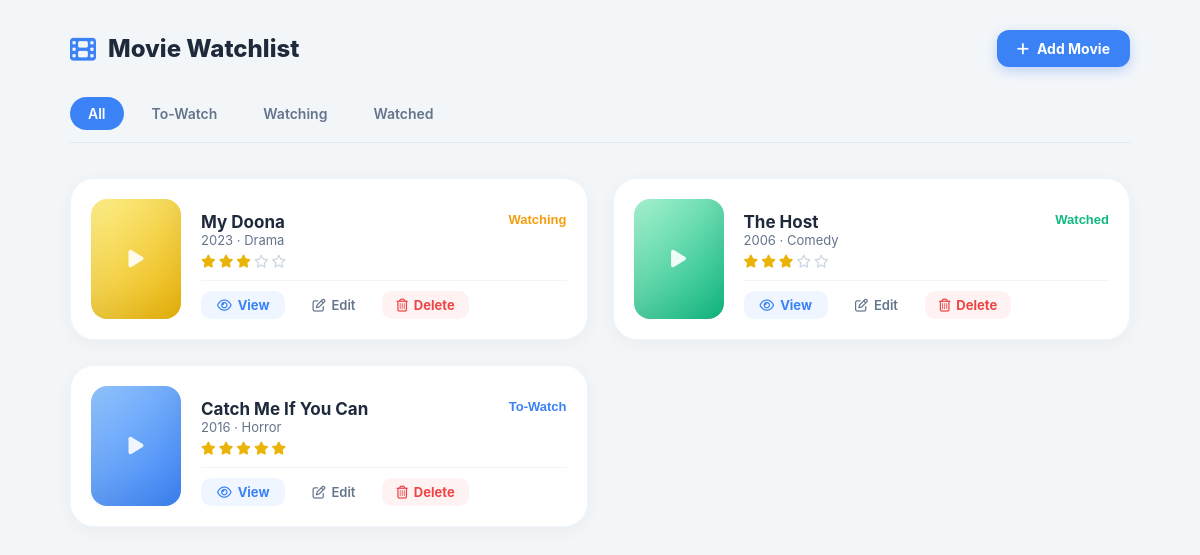
Before: /movies with the older database file.
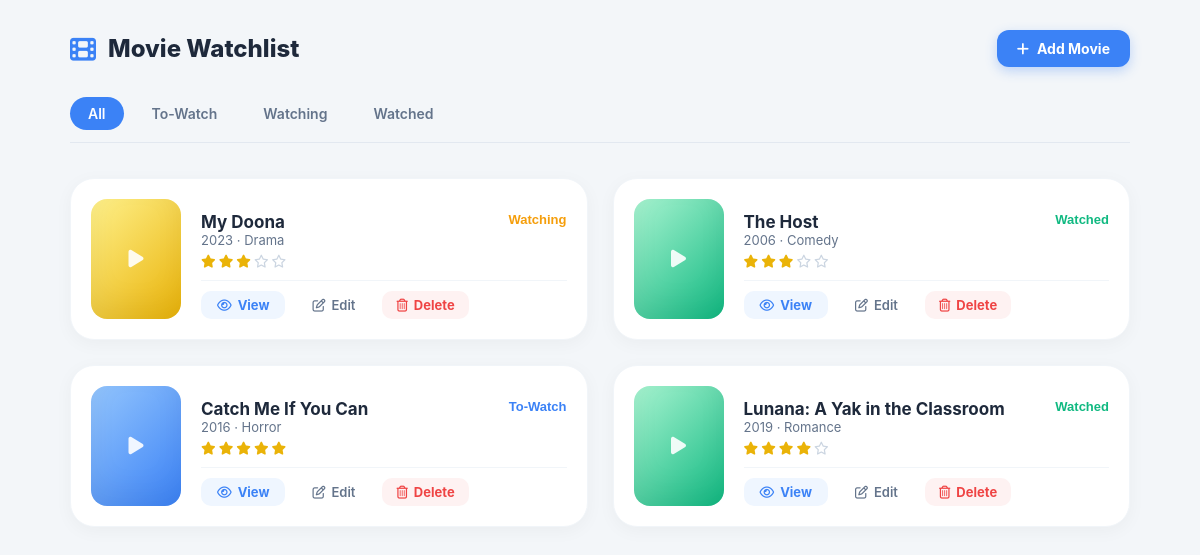
After: the same page with the newer database file.
### tables this page shows
CREATE TABLE movies (
            id INTEGER PRIMARY KEY AUTOINCREMENT,
            title TEXT NOT NULL,
            genre TEXT,
            release_year INTEGER,
            rating INTEGER,
            status TEXT NOT NULL,
            notes TEXT
        );

### endpoint/movies.py (the view)
@movies_bp.route('/movies', methods=['GET', 'POST'])
def index():
    movies = get_all_movies_service()
    return render_template('index.html', movies=movies)

### business_logic/movie_service.py (called while the page is built)
def get_all_movies_service():
    conn = get_db_connection()
    rows = conn.execute('SELECT * FROM movies').fetchall()
    conn.close()
    return [Movie.from_row(row) for row in rows]

### data_access/movie_repository.py (called while the page is built)
def get_db_connection():
    conn = sqlite3.connect(DATABASE)
    conn.row_factory = sqlite3.Row
    return conn

### models/movie.py (called while the page is built)
    def get_stars_display(self):
        if not self.rating:
            return "No Rating"
        return ""

    def get_status_class(self):
        return f"status-{self.status.lower().replace(' ', '-')}"

    @classmethod
    def from_row(cls, row):
        if not row:
            return None
        data = dict(row)
        return cls(
            id=data.get('id'),
            title=data.get('title'),
            genre=data.get('genre'),
            release_year=data.get('release_year'),
            rating=data.get('rating'),
            status=data.get('status'),
            notes=data.get('notes')
        )

### templates/index.html (shortened to what this page needs)
<!DOCTYPE html>
<html lang="en">
<head>
    <link rel="stylesheet" href="https://cdnjs.cloudflare.com/ajax/libs/font-awesome/6.4.0/css/all.min.css">
    <link rel="stylesheet" href="{{ url_for('static', filename='css/style.css') }}">
</head>
<body class="bg-gray-light">
    <div class="container">
        <header class="watchlist-header">
            <div class="logo-area">
                <i class="fa-solid fa-film logo-icon"></i>
                <h1 class="main-title">Movie Watchlist</h1>
            </div>
            <a href="{{ url_for('movies.create') }}" class="add-movie-btn">
                <i class="fa-solid fa-plus"></i> Add Movie
            </a>
        </header>
        <div class="filter-tabs">
            <button class="tab-btn active" data-filter="all">All</button>
            <button class="tab-btn" data-filter="to-watch">To-Watch</button>
            <button class="tab-btn" data-filter="watching">Watching</button>
            <button class="tab-btn" data-filter="watched">Watched</button>
        </div>
        <div class="movies-grid">
            {% if movies %}
                {% for movie in movies %}
                    <div class="movie-item-card" data-status="{{ movie.status | lower }}">
                        <div class="movie-poster-placeholder status-{{ movie.status | lower }}">
                            <i class="fa-solid fa-play play-icon"></i>
                        </div>
                        <div class="movie-card-details">
                            <div style="display: flex; justify-content: space-between; align-items: flex-start; width: 100%;">
                                <h2 class="movie-item-title" style="margin: 0; flex: 1;padding-right: 15px;">{{ movie.title }}</h2>
                                <span class="status-badge-text {{ movie.get_status_class() if    movie.get_status_class else '' }}">
                                    {{ movie.status }}
                                </span>
                            </div>
                            <p class="movie-item-meta">{{ movie.release_year }} · {{ movie.genre }}</p>
                            <div class="movie-item-stars">
                                {% for i in range(1, 6) %}
                                    {% if i <= movie.rating %}
                                        <i class="fa-solid fa-star gold-star"></i>
                                    {% else %}
                                        <i class="fa-regular fa-star gray-star"></i>
                                    {% endif %}
                                {% endfor %}
                            </div>
                            <div class="card-action-links">
                                <a href="{{ url_for('movies.view_movie', movie_id=movie.id) }}" class="btn-action-view">
                                    <i class="fa-regular fa-eye"></i> View
                                </a>
                                <a href="{{ url_for('movies.edit', movie_id=movie.id) }}" class="btn-action-edit">
                                    <i class="fa-regular fa-pen-to-square"></i> Edit
                                </a>
                                <form action="{{ url_for('movies.delete', movie_id=movie.id) }}" method="POST" class="delete-form" onsubmit="return confirm('Are you sure want to delete this movie.');">
                                    <button type="submit" class="btn-action-delete">
                                        <i class="fa-regular fa-trash-can"></i> Delete
                                    </button>
                                </form>
                            </div>
                        </div>
                    </div>
                {% endfor %}
            {% else %}
                <div class="empty-watchlist">
                    <i class="fa-regular fa-folder-open empty-icon"></i>
                    <p class="empty-text">No movie found. Create a new movie.</p>
                </div>
            {% endif %}
        </div>
    </div>
</body>
</html>

Changed rows visible on the page:
added movies: title "Lunana: A Yak in the Classroom", status "Watched", release_year "2019", genre "Romance", rating 4 (drawn)
